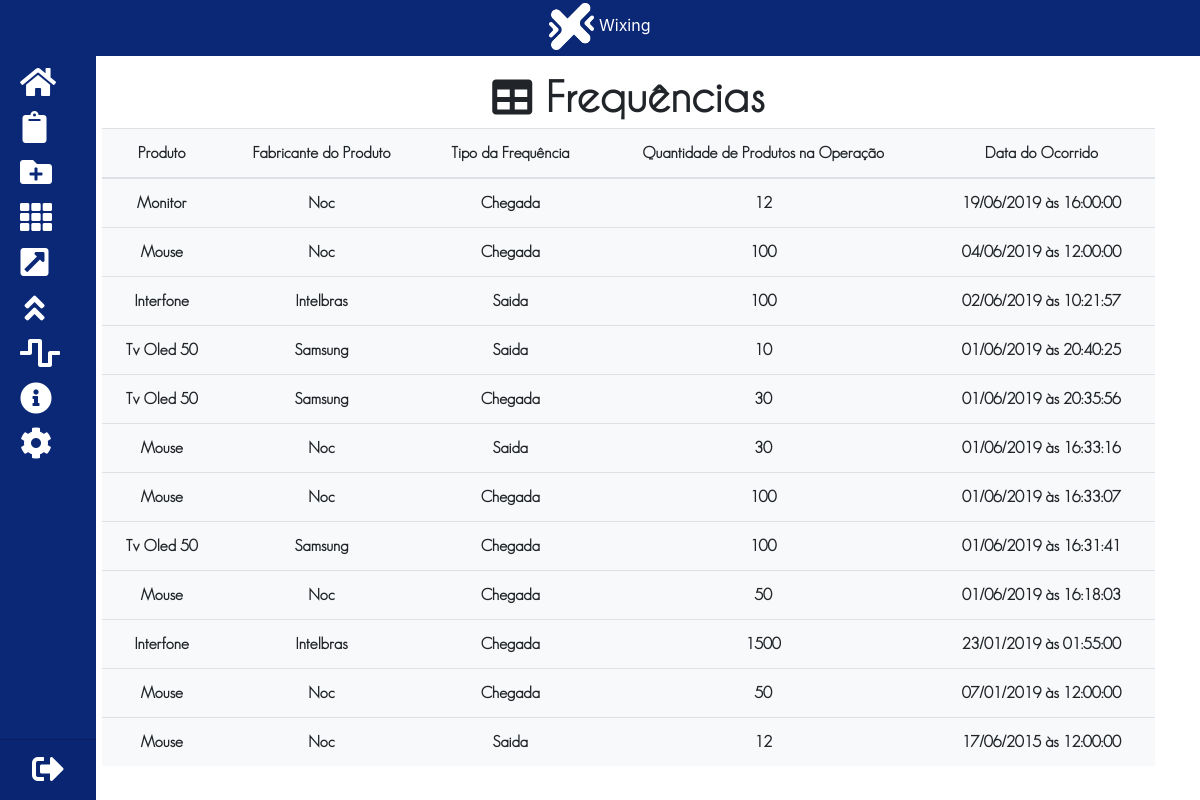
/freq.php (signed in), run on the app's committed database.
### tables this page shows
CREATE TABLE `logs` (
  `idLog` int(11) NOT NULL auto_increment,
  `quant_prod` int(11) NOT NULL,
  `tipo` int(11) NOT NULL,
  `prodIdFK` int(11) NOT NULL,
  `dia` date NOT NULL,
  `hora` varchar(10) NOT NULL,
  PRIMARY KEY  (`idLog`),
  KEY `prodIdFK` (`prodIdFK`),
  CONSTRAINT `prodIdFK` FOREIGN KEY (`prodIdFK`) REFERENCES `produtos` (`id`)
);

CREATE TABLE `produtos` (
  `id` int(11) NOT NULL auto_increment,
  `nome` varchar(50) NOT NULL,
  `peso` float(20,2) NOT NULL,
  `tipo_produto` varchar(20) NOT NULL,
  `valor_produto` float(20,2) NOT NULL,
  `descricao` varchar(250) NOT NULL,
  `idFornFK` int(11) NOT NULL,
  `quant` int(11) NOT NULL default '0',
  PRIMARY KEY  (`id`),
  KEY `idFornFK` (`idFornFK`),
  CONSTRAINT `idFornFK` FOREIGN KEY (`idFornFK`) REFERENCES `fornecedor` (`idForn`)
);

CREATE TABLE `fornecedor` (
  `idForn` int(11) NOT NULL auto_increment,
  `nomeForn` varchar(70) NOT NULL,
  `cnpj` varchar(30) NOT NULL,
  PRIMARY KEY  (`idForn`),
  UNIQUE KEY `cnpj` (`cnpj`),
  UNIQUE KEY `nome` (`nomeForn`)
);

### _sqlC/listFreq.php (the view, shortened to what this page needs)
<?php
    include_once 'conexao.php';
    $sql = mysqli_query($conn, "SELECT * FROM logs as l,  produtos as p, fornecedor as f WHERE l.prodIdFK = p.id and p.idFornFK = f.idForn ORDER BY l.dia DESC");
    while ($dados = $sql->fetch_assoc()) {
        $tipoLog = $dados['tipo'];
        $quant = $dados['quant_prod'];
        $hora = $dados['hora'];
        $prod_nome = mb_convert_case($dados['nome'], MB_CASE_TITLE, 'UTF-8');
        $nomeForn = mb_convert_case($dados['nomeForn'], MB_CASE_TITLE, 'UTF-8');
        $data = $dados['dia'];
        $dia = substr($data,-2);
        $mes = substr($data,5 , +2);
        $ano = substr($data,0,+4);
        if ($tipoLog == 1) {
            echo "
                <tr class='tabela-chegou'  style=' border-radius: 8%;'>
                    <td> $prod_nome
                    <td> $nomeForn
                    <td> Chegada
                    <td> $quant
                    <td> $dia/$mes/$ano às $hora
                </tr>
            ";
        }else {
            echo "
            <tr class='tabela-saiu'  style=' border-radius: 8%;'>
                <td> $prod_nome
                <td> $nomeForn
                <td> Saida
                <td> $quant
                <td> $dia/$mes/$ano às $hora
            </tr>
        ";
        }
    }
?>

### _includes/arqCima.php (shortened to what this page needs)
<!DOCTYPE html>
<html lang="pt-br">
<head>
    <link rel="stylesheet" href="https://use.fontawesome.com/releases/v5.8.2/css/all.css">
    <link rel="stylesheet" href="https://stackpath.bootstrapcdn.com/bootstrap/4.3.1/css/bootstrap.min.css">
</head>
  <body onload="comecarSlider()" >
    <div id="tag"  class="nav-Side">
        <div class="card card-menu-aside">
                    <div class="card-body lateral">
                                <table class="mx-auto text-center">
                                    <tr>
                                        <td> <a href="home.php"><i title="Home" class="fa fa-home fa-2x"></i></a> </td>
                                    </tr>
                                    <tr>
                                        <td> <a href="estoque.php"><i  title="Estoque"   class="fas fa-clipboard fa-2x"></i></a> </td>
                                    </tr>
                                    <tr>
                                        <td> <a href="menuAdd.php"><i  title="Adicionar Produto/Fornecedor" class="fas fa-folder-plus fa-2x"></i></a> </td>
                                    </tr>
                                    <tr>
                                        <td> <a href="menuVer.php"><i title="Ver Produtos e Fornecedores" class="fas fa-th fa-2x"></i></a> </td>
                                    </tr>
                                    <tr>
                                        <td><a href="saida.php"><i class="fas fa-external-link-square-alt fa-2x" title="Registra Saida"></i></a> </td>
                                    </tr>
                                    <tr>
                                        <td> <a href="chegada.php"><i title="Registrar Chegada" class="fas fa-angle-double-up fa-2x"></i></a> </td>
                                    </tr>
                                    <tr>
                                        <td> <a href="freq.php"><i title="Frequência" class="fas fa-wave-square fa-2x"></i></a> </td>
                                    </tr>
                                    <tr>
                                        <td> <a href="info.php"><i title="Informação"  class="fas fa-info-circle fa-2x"></i></a> </td>
                                    </tr>
                                    <tr>
                                        <td> <a href="config.php"><i id="engine" title="Configurações" onmousemove="gira()" onmouseout="paraGiro()" class="fas fa-cog  fa-2x"></i></a> </td>
                                    </tr>
                                </table>
                    </div>
                    <div class="card-footer ">
                                <table class="mx-auto">
                                    <tr>
                                        <td><a href="_sqlC/logout.php"><i   title="Sair" class="fas fa-sign-out-alt fa-2x"></i></a></td>
                                    </tr>
                                </table>
                    </div>
                </div>
    </div>
    <div id="tag" class="horizontal navbar-default navbar-static">
        <div class="container text-center">
            <img src="_imgs/logo.png" width="45" alt=""> <span style="color: white;">Wixing</span>
        </div>
    </div>

### freq.php
<?php
    include_once '_includes/arqCima.php';
?>
    <div id="conteudo"  style="height: 100vh; padding-bottom: 5vh;" class="container">
        <div class="row">
            <div class="col-md-12 text-center mt-2">
                <h1><strong><i class="fas fa-table"></i> Frequências</strong></h1>
            </div>
        </div>
        <div class="row">
            <div class="col-md-12">
                <table style="cursor: default" class="table  table-hover bg-light">
                    <thead class="text-center">
                        <th>Produto</th>
                        <th>Fabricante do Produto</th>
                        <th>Tipo da Frequência</th>
                        <th>Quantidade de Produtos na Operação</th>
                        <th>Data do Ocorrido</th>
                    </thead>
                    <tbody style="font-weight: bold" class="text-center">
                        <?php
                            include_once '_sqlC/listFreq.php';
                        ?>
                    </tbody>
                </table>
            </div>
        </div>
    </div>
<?php
    include_once '_includes/arqBaixo.php';
?>

### _includes/arqBaixo.php (shortened to what this page needs)
</body>
</html>

### _includes/arqCima.php (style rules this page uses)
div#tag { background-color: #0b2877; }
div.horizontal { position: fixed; float: right; width: 100vw; height: 7vh; position: fixed; padding-top: .4vh; display: block; z-index: 2; }
div#tag div i { color: white; transition: .2s; }
div#conteudo { padding-top: 8vh; padding-left: 6vw; font-family: "FontePrincipal"; }
div#conteudo { -webkit-animation: fadeIn .9s ease-in-out; -moz-animation: fadeIn .9s ease-in-out; -o-animation: fadeIn .9s ease-in-out; animation: fadeIn .9s ease-in-out; }
table.table { font-family: 'FontePrincipalTabela'; }
div.card-menu-aside { background-color: rgba(255,255,255,0); border: none; height: 95vh }
div.card-menu-aside div i { color: white; transition: .2s; }
div.card-menu-aside div.lateral td { padding: 14%; }
div.nav-Side { position: fixed; height: 100vh; z-index: 2; float: left; display: block; padding-top: 5vh; width: 5vw; }
div.card-menu-aside div.lateral table { position: absolute; left: 15%; }
@media only screen  and (max-width: 1200px) { div.nav-Side { width: 8vw; } }

### data on the page
logs: prodIdFK.nome "Monitor", fornecedor.nomeForn "Noc", quant_prod "12", dia "19", dia "06", dia "2019", hora "16:00:00"
logs: prodIdFK.nome "Mouse", fornecedor.nomeForn "Noc", quant_prod "100", dia "04", dia "06", dia "2019", hora "12:00:00"
logs: prodIdFK.nome "Interfone", fornecedor.nomeForn "Intelbras", quant_prod "100", dia "02", dia "06", dia "2019", hora "10:21:57"
logs: prodIdFK.nome "Tv Oled 50", fornecedor.nomeForn "Samsung", quant_prod "10", dia "01", dia "06", dia "2019", hora "20:40:25"
logs: prodIdFK.nome "Tv Oled 50", fornecedor.nomeForn "Samsung", quant_prod "30", dia "01", dia "06", dia "2019", hora "20:35:56"
logs: prodIdFK.nome "Mouse", fornecedor.nomeForn "Noc", quant_prod "30", dia "01", dia "06", dia "2019", hora "16:33:16"
logs: prodIdFK.nome "Mouse", fornecedor.nomeForn "Noc", quant_prod "100", dia "01", dia "06", dia "2019", hora "16:33:07"
logs: prodIdFK.nome "Tv Oled 50", fornecedor.nomeForn "Samsung", quant_prod "100", dia "01", dia "06", dia "2019", hora "16:31:41"
logs: prodIdFK.nome "Mouse", fornecedor.nomeForn "Noc", quant_prod "50", dia "01", dia "06", dia "2019", hora "16:18:03"
logs: prodIdFK.nome "Interfone", fornecedor.nomeForn "Intelbras", quant_prod "1500", dia "23", dia "01", dia "2019", hora "01:55:00"
logs: prodIdFK.nome "Mouse", fornecedor.nomeForn "Noc", quant_prod "50", dia "07", dia "01", dia "2019", hora "12:00:00"
logs: prodIdFK.nome "Mouse", fornecedor.nomeForn "Noc", quant_prod "12", dia "17", dia "06", dia "2015", hora "12:00:00"
